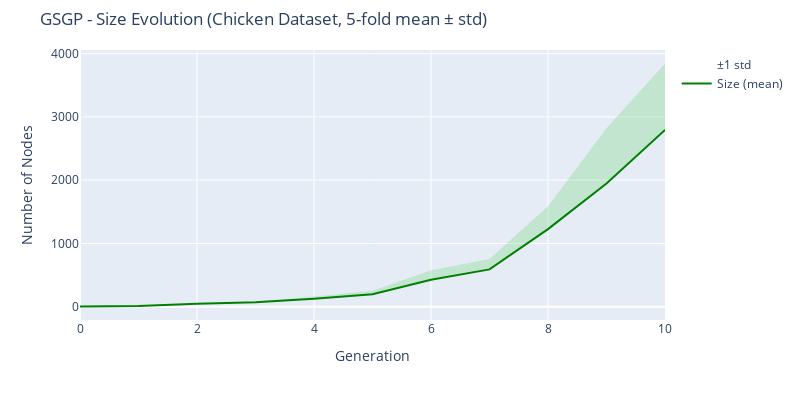

Notebook code cell kept with this figure:
### Code cell
fig = go.Figure()

# Mean Size (Elite_nodes)
fig.add_trace(go.Scatter(
    x=mean_df["Generation"],
    y=mean_df["Elite_nodes"],
    mode='lines',
    name='Size (mean)',
    line=dict(color='green', width=2)
))

# Std as shaded region (light green)
fig.add_trace(go.Scatter(
    x=mean_df["Generation"],
    y=mean_df["Elite_nodes"] + std_df["Elite_nodes"],
    mode='lines',
    line=dict(width=0),
    showlegend=False,
    fillcolor='rgba(50, 200, 50, 0.2)',
    fill='tonexty'
))
fig.add_trace(go.Scatter(
    x=mean_df["Generation"],
    y=mean_df["Elite_nodes"] - std_df["Elite_nodes"],
    mode='lines',
    line=dict(width=0),
    name='±1 std',
    fillcolor='rgba(50, 200, 50, 0.2)'
))

fig.update_layout(
    title=f'GSGP - Size Evolution ({DATASET_NAME}, 5-fold mean ± std)',
    xaxis_title='Generation',
    yaxis_title='Number of Nodes',
    yaxis_range=[0, None],  # Start y-axis at 0
    height=400,
    width=800,
    margin=dict(t=50),
    hovermode='x unified'
)
fig.show()

### Figure 1 — Plotly figure (JSON) as saved in the notebook; plotly's stock layout.template omitted (floating-point values rounded to 4 significant figures)
{"data": [{"line": {"color": "green", "width": 2}, "mode": "lines", "name": "Size (mean)", "type": "scatter", "x": [0, 1, 2, 3, 4, 5, 6, 7, 8, 9, 10], "y": [3, 12.6, 45.8, 71.4, 127.4, 197.8, 425.8, 589.8, 1226.0, 1947, 2795.0]}, {"fill": "tonexty", "fillcolor": "rgba(50, 200, 50, 0.2)", "line": {"width": 0}, "mode": "lines", "showlegend": false, "type": "scatter", "x": [0, 1, 2, 3, 4, 5, 6, 7, 8, 9, 10], "y": [3, 20.44, 47.4, 82.88, 160.2, 251.4, 576.5, 753.4, 1585.0, 2820.0, 3844.0]}, {"fillcolor": "rgba(50, 200, 50, 0.2)", "line": {"width": 0}, "mode": "lines", "name": "±1 std", "type": "scatter", "x": [0, 1, 2, 3, 4, 5, 6, 7, 8, 9, 10], "y": [3, 4.762, 44.2, 59.92, 94.55, 144.2, 275.1, 426.2, 866.9, 1074.0, 1746.0]}], "layout": {"height": 400, "hovermode": "x unified", "margin": {"t": 50}, "title": {"text": "GSGP - Size Evolution (Chicken Dataset, 5-fold mean ± std)"}, "width": 800, "xaxis": {"title": {"text": "Generation"}}, "yaxis": {"range": [0, null], "title": {"text": "Number of Nodes"}}}}
